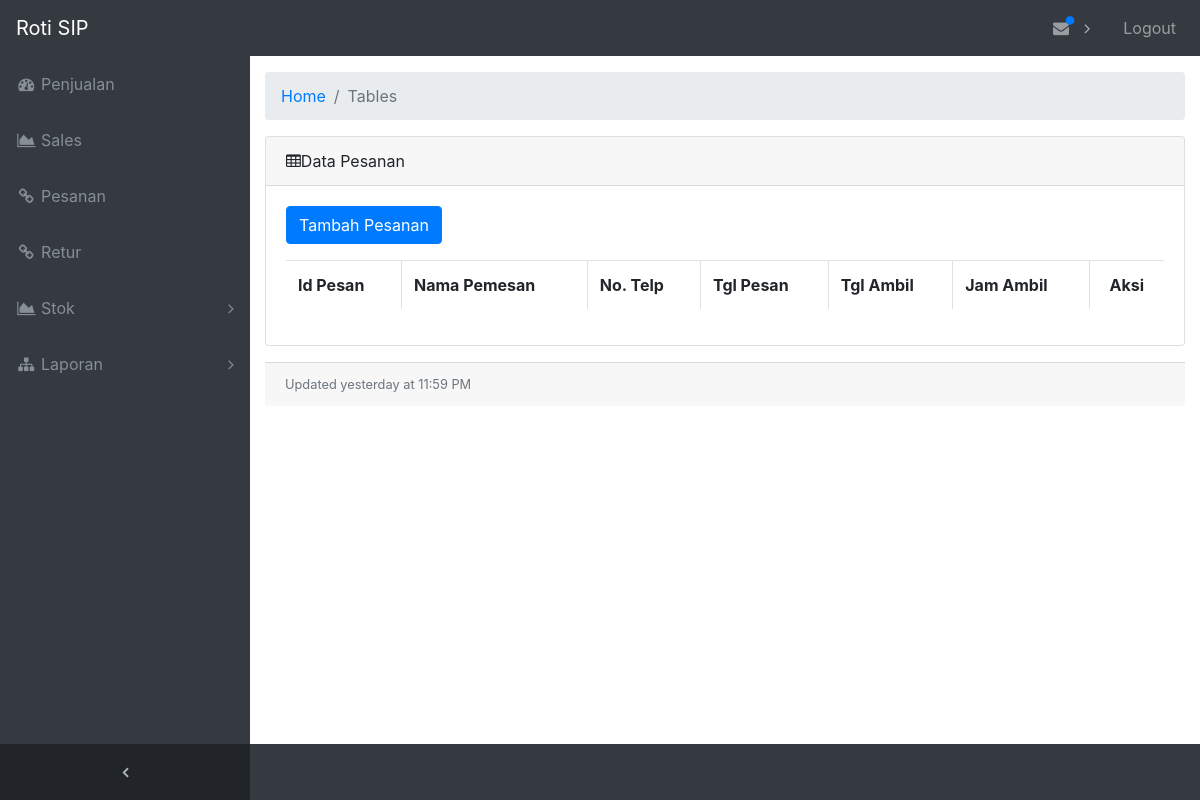
The app's page /index.php/pesanan, older data.
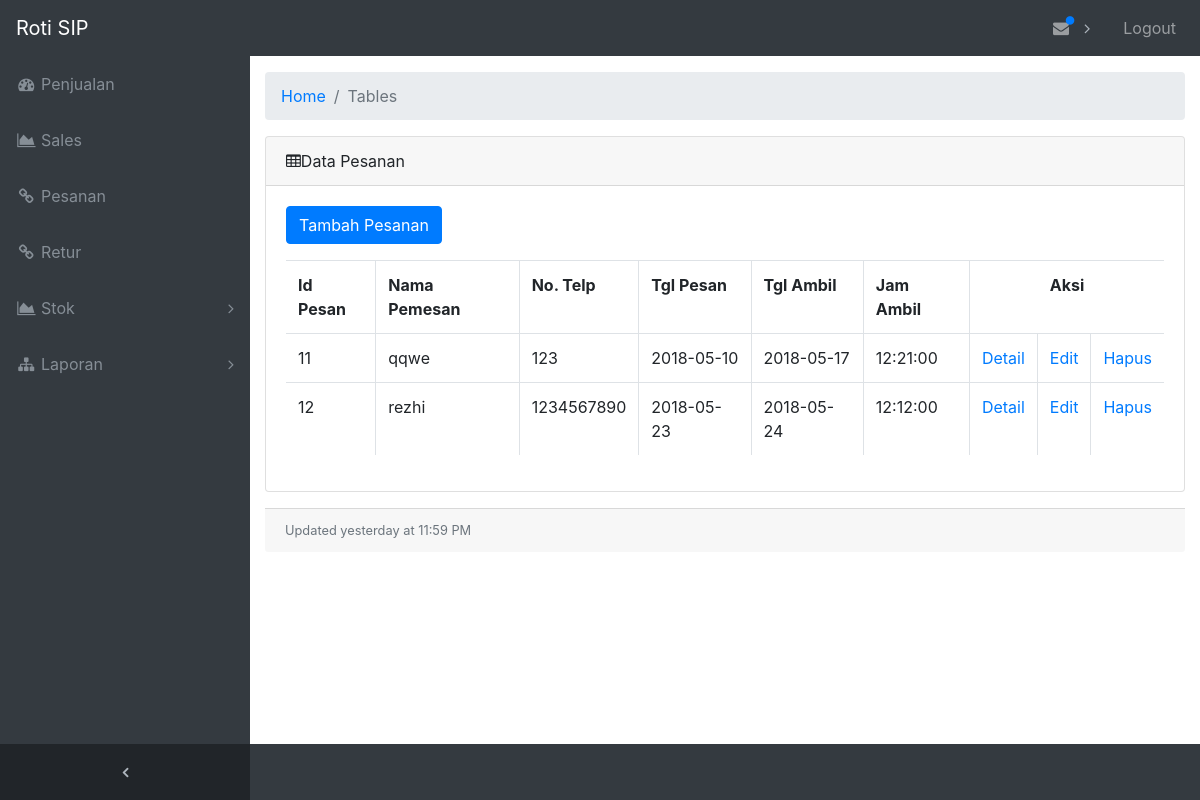
The same page, newer data.
### tables this page shows
CREATE TABLE `tabel_pesanan` (
  `id_pesan` int(10) NOT NULL,
  `nama_pemesan` varchar(30) NOT NULL,
  `no_telp` varchar(13) NOT NULL,
  `id_roti` int(11) NOT NULL,
  `jumlah_roti` int(11) NOT NULL,
  `tgl_pesan` date NOT NULL,
  `tgl_ambil` date NOT NULL,
  `jam_ambil` time NOT NULL
);

### application/controllers/Pesanan.php (called while the page is built, shortened)
<?php
class Pesanan extends CI_Controller{
	function __construct(){
		$this->load->helper(array('url'));
		$this->load->model('Pesanan_model');
	}
	function index(){
		$data = array (
				'data' =>$this->Pesanan_model->get_data());
		$this->load->view('ReadPesanan_view', $data);
	}
}
?>

### index.php (called while the page is built, shortened)
<?php
require_once BASEPATH.'core/CodeIgniter.php';

### application/models/Pesanan_model.php (called while the page is built, shortened)
<?php
class Pesanan_model extends CI_Model {
  function get_data(){
    $query = $this->db->query("SELECT * FROM tabel_pesanan JOIN tabel_roti WHERE tabel_pesanan.id_roti=tabel_roti.id_roti");
    return $query->result();
  }
}
?>

### application/views/ReadPesanan_view.php (the view, shortened to what the changed rows need)
<!DOCTYPE html>
<html lang="en">
<head>
  <link href="<?php echo base_url ('assets/vendor/bootstrap/css/bootstrap.min.css'); ?>" rel="stylesheet">
  <link href="<?php echo base_url ('assets/vendor/font-awesome/css/font-awesome.min.css');?>" rel="stylesheet" type="text/css">
  <link href="<?php echo base_url ('assets/vendor/datatables/dataTables.bootstrap4.css');?>" rel="stylesheet">
  <link href="<?php echo base_url ('assets/css/sb-admin.css');?>" rel="stylesheet">
</head>
<body class="fixed-nav sticky-footer bg-dark" id="page-top">
  <div class="content-wrapper">
    <div class="container-fluid">
      <div class="card mb-3">
        <div class="card-body">
          <div class="table-responsive">
      <p align="center">
      <table class="table table-bordered" id="dataTable" width="100%" cellspacing="0">
        <tr>
          <th>Id Pesan</th>
          <th>Nama Pemesan</th>
          <th>No. Telp</th>
          <th>Tgl Pesan</th>
          <th>Tgl Ambil</th>
          <th>Jam Ambil</th>
          <th colspan="3"> <center> Aksi </center></th>
        </tr>
        <?php
        foreach ($data as $row){ ?>
        <tr>
          <td><?php echo $row->id_pesan;?></td>
          <td><?php echo $row->nama_pemesan;?></td>
          <td><?php echo $row->no_telp;?></td>
          <td><?php echo $row->tgl_pesan;?></td>
          <td><?php echo $row->tgl_ambil;?></td>
          <td><?php echo $row->jam_ambil;?></td>
          <td><a href="<?php echo base_url(); ?>Pesanan/detail/<?php echo $row->id_pesan;?>">Detail</a></td>
          <td><a href="<?php echo base_url(); ?>Pesanan/edit/<?php echo $row->id_pesan;?>">Edit</a></td>
          <td><a href="<?php echo base_url(); ?>Pesanan/delete/<?php echo $row->id_pesan;?>">Hapus</a></td>
        </tr>
        <?php
      }?>
      </table>
    </p>
        </div>
          </div>
        </div>
      </div>
    </div>
</body>
</html>

Row changes from the older to the newer data that the page shows:
added tabel_pesanan: id_pesan "11", nama_pemesan "qqwe", no_telp "123", tgl_pesan "2018-05-10", tgl_ambil "2018-05-17", jam_ambil "12:21:00"
added tabel_pesanan: id_pesan "12", nama_pemesan "rezhi", no_telp "1234567890", tgl_pesan "2018-05-23", tgl_ambil "2018-05-24", jam_ambil "12:12:00"
